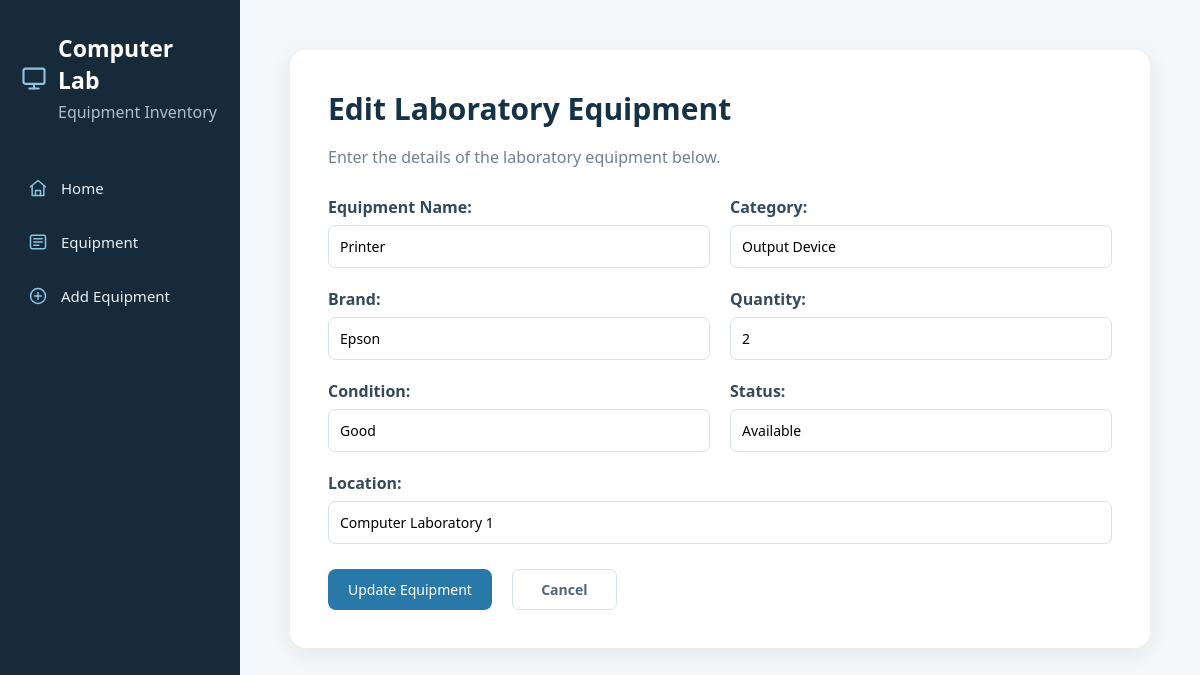
The app's page /equipments/3/edit/ with its own data.
### EquipmentApp/models.py (models this page shows, shortened)
class Equipment(models.Model):
    equipment_id = models.AutoField(primary_key=True)
    equipment_name = models.CharField(max_length=100)
    category = models.CharField(max_length=100)
    brand = models.CharField(max_length=100)
    quantity = models.IntegerField(default=1)
    condition = models.CharField(max_length=100)
    status = models.CharField(max_length=100)
    location = models.CharField(max_length=100)

### EquipmentApp/views.py (the view, shortened to what this page needs)
# urls.py: path('equipments/<int:equipment_id>/edit/', views.equipment_update, name='equipment_update'),
def equipment_update(request, equipment_id):
    equipment = Equipment.objects.get(equipment_id=equipment_id)
    context = {
        'equipment': equipment
    }
    return render(request, 'equipment/equipment_form.html', context)

### EquipmentApp/templates/equipment/equipment_form.html (shortened to what this page needs)
{% extends 'equipment/base.html' %}
{% block content %}
<div class="content-box">
    <h1>
        {% if equipment %}
            Edit Laboratory Equipment
        {% else %}
            Add Laboratory Equipment
        {% endif %}
    </h1>
    <p class="form-description">
        Enter the details of the laboratory equipment below.
    </p>
    <form method="POST" class="equipment-form">
        <div class="form-grid">
            <div class="form-group">
                <label>Equipment Name:</label>
                <input type="text" name="equipment_name"
                       value="{{ equipment.equipment_name|default:'' }}" required>
            </div>
            <div class="form-group">
                <label>Category:</label>
                <input type="text" name="category"
                       value="{{ equipment.category|default:'' }}" required>
            </div>
            <div class="form-group">
                <label>Brand:</label>
                <input type="text" name="brand"
                       value="{{ equipment.brand|default:'' }}" required>
            </div>
            <div class="form-group">
                <label>Quantity:</label>
                <input type="number" name="quantity"
                       value="{{ equipment.quantity|default:'' }}" min="1" required>
            </div>
            <div class="form-group">
                <label>Condition:</label>
                <input type="text" name="condition"
                       value="{{ equipment.condition|default:'' }}" required>
            </div>
            <div class="form-group">
                <label>Status:</label>
                <input type="text" name="status"
                       value="{{ equipment.status|default:'' }}" required>
            </div>
            <div class="form-group full-width">
                <label>Location:</label>
                <input type="text" name="location"
                       value="{{ equipment.location|default:'' }}" required>
            </div>
        </div>
        <div class="form-actions">
            <button type="submit" class="button">
                {% if equipment %}
                    Update Equipment
                {% else %}
                    Save Equipment
                {% endif %}
            </button>
            <a href="{% url 'equipment_list' %}" class="cancel-button">
                Cancel
            </a>
        </div>
    </form>
</div>
{% endblock %}

### EquipmentApp/static/equipment/style.css (style rules this page uses)
body { margin: 0; font-family: "Segoe UI", Arial, sans-serif; background-color: #f3f7fa; color: #425466; }
.content-box { background-color: #ffffff; padding: 38px; border-radius: 16px; box-shadow: 0 5px 20px rgba(22, 42, 58, 0.08); }
h1 { color: #163247; margin-top: 0; margin-bottom: 15px; font-size: 30px; font-weight: 600; }
p { line-height: 1.6; }
.button { display: inline-block; background-color: #2878a8; color: white; text-decoration: none; padding: 11px 20px; border-radius: 8px; border: none; cursor: pointer; font-size: 14px; font-family: "Segoe UI", Arial, sans-serif; }
form { background-color: white; padding: 30px; border-radius: 12px; box-shadow: 0 4px 15px rgba(22, 42, 58, 0.08); }
label { font-weight: bold; color: #34495a; }
input, select { width: 100%; padding: 11px; margin-top: 7px; border: 1px solid #d7e1e8; border-radius: 7px; box-sizing: border-box; font-family: "Segoe UI", Arial, sans-serif; font-size: 14px; }
.form-description { color: #71808c; margin-bottom: 25px; }
.equipment-form { box-shadow: none; padding: 0; }
.form-grid { display: grid; grid-template-columns: 1fr 1fr; gap: 20px; }
.form-group { display: flex; flex-direction: column; }
.form-group label { margin-bottom: 7px; }
.form-group input { margin: 0; }
.full-width { grid-column: 1 / 3; }
.form-actions { margin-top: 25px; display: flex; align-items: center; gap: 12px; }
.cancel-button { display: inline-block; color: #526473; text-decoration: none; padding: 10px 18px; border: 1px solid #d7e1e8; border-radius: 7px; }
form .delete-button, form .cancel-button { display: inline-block; box-sizing: border-box; min-width: 105px; text-align: center; padding: 10px 18px; font-family: "Segoe UI", Arial, sans-serif; font-size: 14px; font-weight: bold; border-radius: 7px; }
form .cancel-button { color: #526473; text-decoration: none; border: 1px solid #d7e1e8; margin-left: 8px; }

### records on screen
Equipment: equipment_name "Printer", category "Output Device", brand "Epson", quantity "2", condition "Good", status "Available", location "Computer Laboratory 1"
